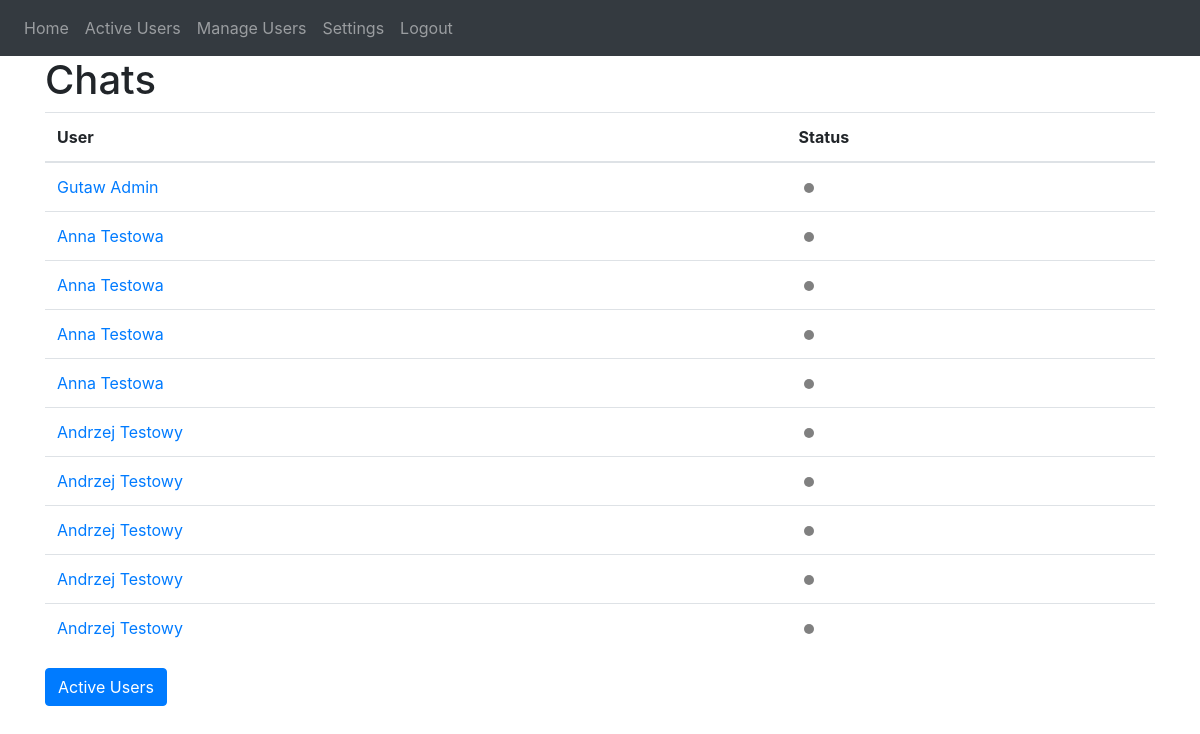
The app's page / (signed in) with its own data.
### website/models.py (models this page shows)
class Chat(db.Model):
    id = db.Column(db.Integer, primary_key=True)
    user1_id = db.Column(db.Integer, db.ForeignKey('user.id'), nullable=False)
    user2_id = db.Column(db.Integer, db.ForeignKey('user.id'), nullable=False)
    messages = db.relationship('Message', backref='chat', lazy=True)
    user1 = db.relationship('User', foreign_keys=[user1_id])
    user2 = db.relationship('User', foreign_keys=[user2_id])

class User(db.Model, UserMixin):
    id = db.Column(db.Integer, primary_key=True)
    first_name = db.Column(db.String(50), nullable=False)
    last_name = db.Column(db.String(50), nullable=False)
    email = db.Column(db.String(100), unique=True, nullable=False)
    password = db.Column(db.String(100), nullable=False)
    is_moderator = db.Column(db.Boolean, default=False)
    is_online = db.Column(db.Boolean, default=True)
    last_seen = db.Column(db.DateTime(timezone=True), default=func.now())

### website/views.py (the view)
@views.route('/', methods=['GET', 'POST'])
@login_required
def home():
    chats = Chat.query.filter((Chat.user1_id == current_user.id) | (
        Chat.user2_id == current_user.id)).all()
    def is_user_online(user):
        return user.is_online
    return render_template('home.html', user=current_user, chats=chats, is_user_online=is_user_online)

### website/__init__.py (called while the page is built)
def create_app():
    app = Flask(__name__)
    app.config['SECRET_KEY'] = 'hjshjhdjah kjshkjdhjs'
    app.config['SQLALCHEMY_DATABASE_URI'] = f'sqlite:///{DB_NAME}'
    db.init_app(app)
    socketio.init_app(app)
    from .views import views
    from .auth import auth
    app.register_blueprint(views, url_prefix='/')
    app.register_blueprint(auth, url_prefix='/')
    from .models import User
    with app.app_context():
        db.create_all()
    login_manager = LoginManager()
    login_manager.login_view = 'auth.login'
    login_manager.init_app(app)
    @login_manager.user_loader
    def load_user(id):
        return User.query.get(int(id))
    return app

### website/views.py (called while the page is built)
@views.before_request
@login_required
def update_last_seen():
    user = User.query.filter_by(id=current_user.id).first()
    if user:
        user.is_online = True
        user.last_seen = datetime.now()
        db.session.commit()

@views.before_request
@login_required
def update_is_user_online():
    users = User.query.all()
    for user in users:
        if user.is_online:
            time_since_activity = (
                datetime.now() - user.last_seen).seconds / 60
            print(
                f"{user.first_name} {user.last_name} last seen: {time_since_activity}")
            if time_since_activity >= 10:
                user.is_online = False
                db.session.commit()

### website/templates/home.html
{% extends "base.html" %} {% block title %}Home{% endblock %} {% block content
%}
<h1>Chats</h1>
<table class="table">
	<thead>
		<tr>
			<th>User</th>
			<th>Status</th>
		</tr>
	</thead>
	<tbody>
		{% for chat in chats %}
		<tr>
			<td>
				<a href="{{ url_for('views.chat', chat_id=chat.id) }}">
					{% if chat.user1_id == current_user.id %}
						{{ chat.user2.first_name }}
						{{ chat.user2.last_name }}
					{% else %}
						{{ chat.user1.first_name }}
						{{ chat.user1.last_name }}
					{%	endif %}
				</a>
			</td>
			<td>
				{% if chat.user1_id == current_user.id %}
					{% if is_user_online(chat.user2) %}
					<span class="dot dot-green"></span>
					{% else %}
					<span class="dot dot-gray"></span>
					{% endif %}
				{% else %}
					{% if is_user_online(chat.user1) %}
					<span class="dot dot-green"></span>
					{% else %}
					<span class="dot dot-gray"></span>
					{% endif %}
				{%	endif %}
			</td>
		</tr>
		{% endfor %}
	</tbody>
</table>
<a href="{{ url_for('views.active') }}" class="btn btn-primary">Active Users</a>
{% endblock %}

### website/static/css/style.css (style rules this page uses)
.dot { height: 10px; width: 10px; border-radius: 50%; display: inline-block; margin-left: 5px; }
.dot-gray { background-color: gray; }

### records on screen
Chat: user1.first_name "Gutaw", user1.last_name "Admin"
Chat: user2.first_name "Anna", user2.last_name "Testowa"
Chat: user2.first_name "Anna", user2.last_name "Testowa"
Chat: user2.first_name "Anna", user2.last_name "Testowa"
Chat: user2.first_name "Anna", user2.last_name "Testowa"
Chat: user1.first_name "Andrzej", user1.last_name "Testowy"
Chat: user1.first_name "Andrzej", user1.last_name "Testowy"
Chat: user1.first_name "Andrzej", user1.last_name "Testowy"
Chat: user1.first_name "Andrzej", user1.last_name "Testowy"
Chat: user1.first_name "Andrzej", user1.last_name "Testowy"
